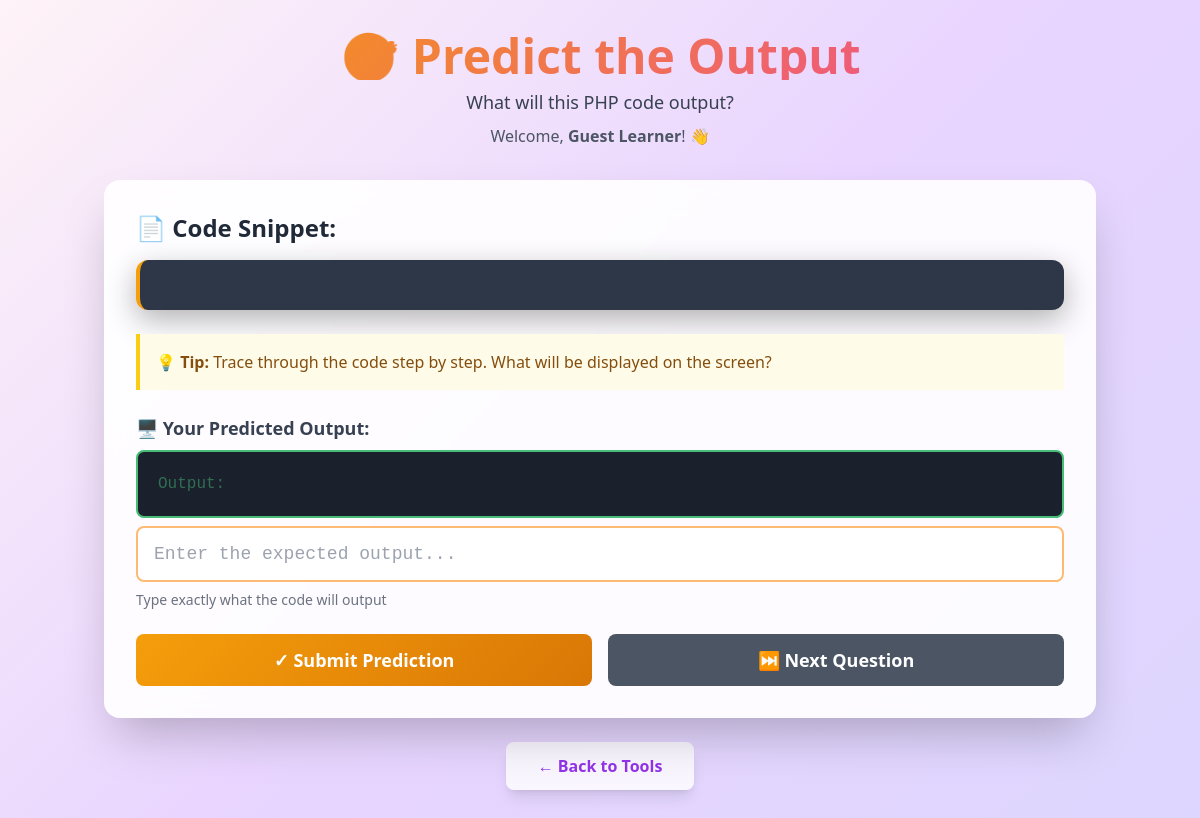
The page /predict-output.php on the database as committed earlier.
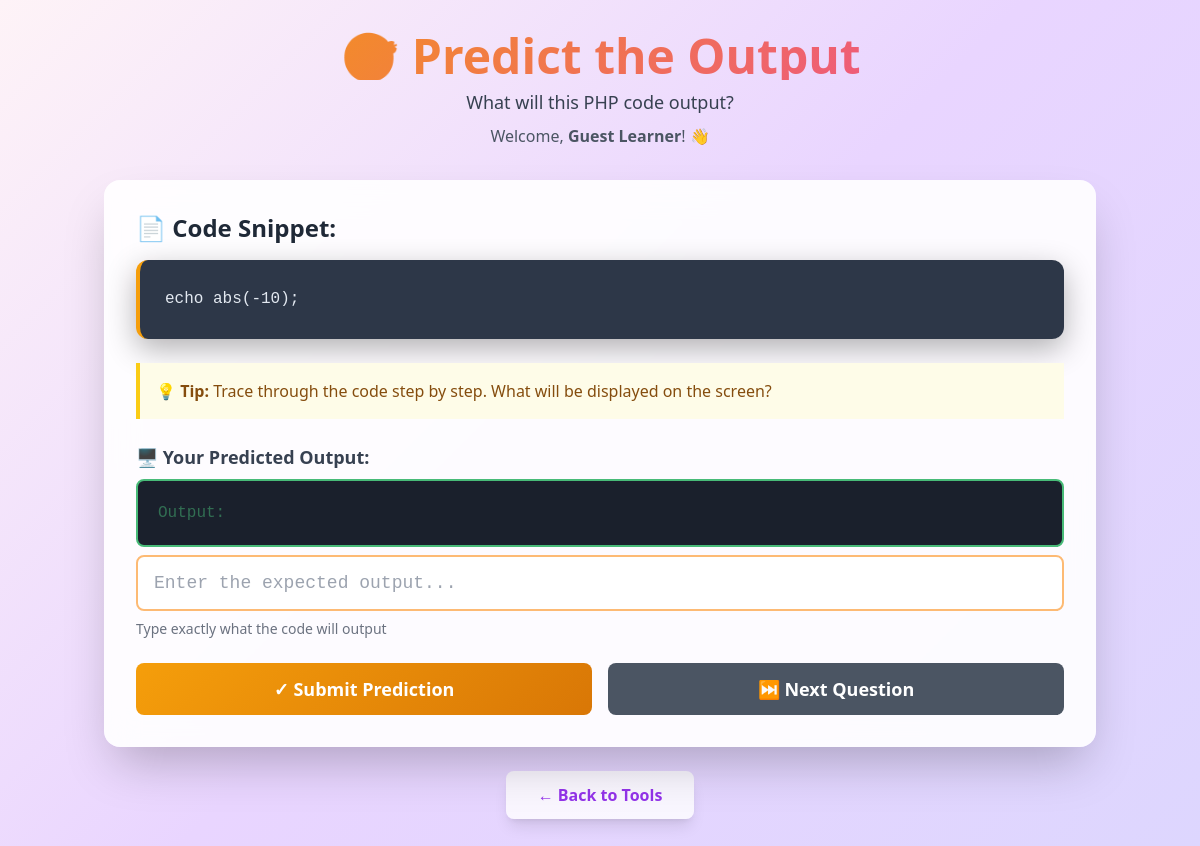
The same page on the database as committed later.
### tables this page shows
CREATE TABLE `predictoutput` (
  `predict_id` int NOT NULL,
  `code_snippet` text NOT NULL,
  `expected_output` text NOT NULL,
  `description` text
);

### predict-output.php (the view, shortened to what this page needs)
<?php
require_once 'db.php';
$user_fullname = $_SESSION['user_name'] ?? "Guest Learner";
if(!isset($_SESSION['current_question_id'])) {
    $result = $conn->query("SELECT * FROM predictoutput ORDER BY RAND() LIMIT 1");
    $question = $result->fetch_assoc();
} else {
    $stmt = $conn->prepare("SELECT * FROM predictoutput WHERE predict_id=?");
    $stmt->bind_param("i", $_SESSION['current_question_id']);
    $stmt->execute();
    $question = $stmt->get_result()->fetch_assoc();
}
?>
<!DOCTYPE html>
<html lang="en">
<head>
<script src="https://cdn.tailwindcss.com"></script>
</head>
<body class="font-sans">
<div class="container max-w-5xl mx-auto px-4 py-8">
    <div class="text-center mb-8">
        <h1 class="text-5xl font-bold mb-2" style="background: linear-gradient(135deg,#f59e0b,#ec4899); -webkit-background-clip: text; -webkit-text-fill-color: transparent;">
            🎯 Predict the Output
        </h1>
        <p class="text-gray-700 text-lg">What will this PHP code output?</p>
        <p class="text-gray-600 mt-2">Welcome, <strong><?php echo htmlspecialchars($user_fullname); ?></strong>! 👋</p>
    </div>
    <div id="question-container" class="bg-white bg-opacity-90 backdrop-blur-lg rounded-2xl shadow-2xl p-8 mb-6">
        <h2 class="text-2xl font-bold text-gray-800 mb-4">📄 Code Snippet:</h2>
        <div id="code-box" class="code-box mb-6"><?php echo htmlspecialchars($question['code_snippet']); ?></div>
        <form id="predict-form" class="space-y-6">
            <div class="bg-yellow-50 border-l-4 border-yellow-400 p-4 mb-6">
                <p class="text-yellow-800">💡 <strong>Tip:</strong> Trace through the code step by step. What will be displayed on the screen?</p>
            </div>
            <div>
                <label class="block text-lg font-semibold text-gray-700 mb-2">🖥️ Your Predicted Output:</label>
                <div class="output-box mb-2"><span class="opacity-50">Output: </span></div>
                <input type="text" name="user_answer" class="w-full px-4 py-3 border-2 border-orange-300 rounded-lg focus:outline-none focus:border-orange-500 text-lg font-mono" placeholder="Enter the expected output..." required autofocus>
                <p class="text-sm text-gray-500 mt-2">Type exactly what the code will output</p>
            </div>
            <div class="flex gap-4">
                <button type="submit" class="btn-primary flex-1 text-white font-bold py-3 px-6 rounded-lg text-lg">✓ Submit Prediction</button>
                <a href="#" id="next-btn" class="flex-1 text-center bg-gray-600 hover:bg-gray-700 text-white font-bold py-3 px-6 rounded-lg text-lg transition">⏭️ Next Question</a>
            </div>
        </form>
    </div>
    <div class="text-center">
        <a href="tools.php" class="inline-block bg-white bg-opacity-80 hover:bg-opacity-100 text-purple-600 font-semibold py-3 px-8 rounded-lg transition shadow-lg">← Back to Tools</a>
    </div>
</div>
</body>
</html>

### predict-output.php (style rules this page uses)
body { background: linear-gradient(135deg, #fef3f7 0%, #e9d5ff 50%, #ddd6fe 100%); min-height: 100vh; }
.code-box { background: #2d3748; color: #e2e8f0; padding: 25px; border-radius: 12px; font-family: 'Courier New', monospace; font-size: 16px; line-height: 1.8; white-space: pre-wrap; box-shadow: 0 10px 30px rgba(0,0,0,0.3); border-left: 4px solid #f59e0b; }
.output-box { background: #1a202c; color: #48bb78; padding: 20px; border-radius: 8px; font-family: 'Courier New', monospace; border: 2px solid #48bb78; }
.btn-primary { background: linear-gradient(135deg, #f59e0b, #d97706); transition: all 0.3s; }

Rows that differ between the two databases and show on the page:
added predictoutput: code_snippet "echo abs(-10);"
